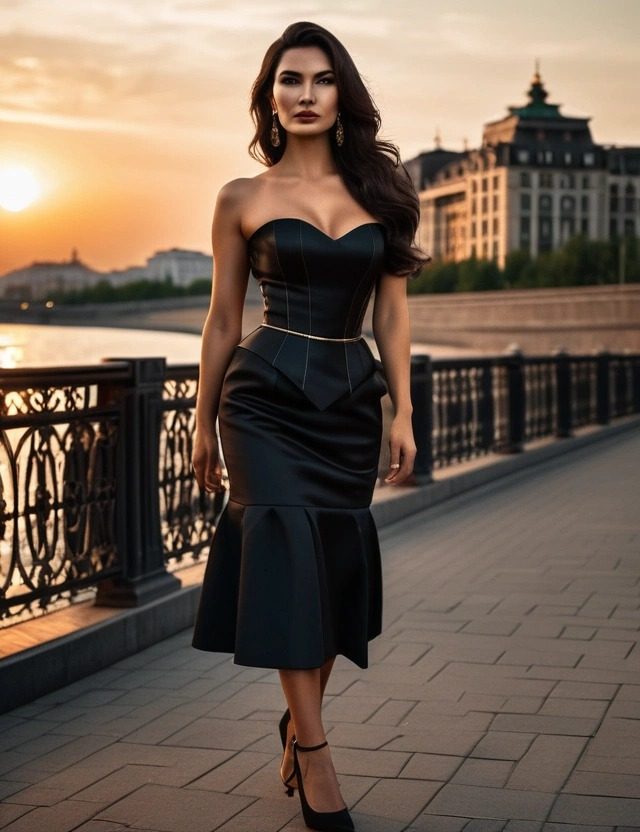
#> input picture amina-safina/assets/images/fashion/f-01.jpg, 640 x 832 px
$ python face_fix.py ../assets/images/fashion/f-01.jpg
#> lines starting #> are read from the running program, lines starting #| are printed output that depends on the picture
#!/usr/bin/env python3
"""Доводка лица на кадрах в полный рост (аналог ADetailer) через AI Horde.
Находит лицо (OpenCV), вырезает квадрат вокруг головы, перерисовывает его img2img тем же
«портретным» промптом, что и вся серия, и вклеивает обратно с мягкой маской.
python3 automation/face_fix.py in.jpg [out.jpg] [--den 0.5]
Требует: pip install "opencv-python-headless<5" (только для этого шага).
"""
import base64, io, json, os, sys, time, urllib.request
from PIL import Image, ImageDraw, ImageFilter

H = {"apikey": os.environ.get("HORDE_KEY", "0000000000"), "Content-Type": "application/json",
     "Client-Agent": "amina-safina:1:anon", "User-Agent": "amina-safina/1.0"}
FACE = ("close-up beauty portrait photo of a 26-year-old Tatar woman, long dark brown hair, warm brown eyes, "
        "thick dark eyebrows, full lips, natural attractive features, realistic skin texture, soft natural light, "
        "sharp focus, magazine quality ### deformed, blurry, old, wrinkles, text, watermark, child, teen")


def _req(url, data=None):
    r = urllib.request.Request(url, json.dumps(data).encode() if data else None, H)
    return json.load(urllib.request.urlopen(r, timeout=90))


YUNET = os.path.join(os.path.dirname(os.path.abspath(__file__)), "models", "face_detection_yunet_2023mar.onnx")


def find_face(img):
    """(x, y, w, h) самого уверенного лица или None. YuNet (точный), запасной вариант — каскад Хаара."""
    import cv2, numpy as np
    bgr = cv2.cvtColor(np.array(img), cv2.COLOR_RGB2BGR)
    if os.path.exists(YUNET) and hasattr(cv2, "FaceDetectorYN"):
        det = cv2.FaceDetectorYN.create(YUNET, "", (img.width, img.height), 0.6, 0.3, 50)
        _, faces = det.detect(bgr)
        if faces is not None and len(faces):
            f = max(faces, key=lambda r: r[14] * (r[2] * r[3]) ** 0.5)   # уверенность × размер
            x, y, w, h = [int(v) for v in f[:4]]
            return max(x, 0), max(y, 0), w, h
        return None
    g = cv2.cvtColor(bgr, cv2.COLOR_BGR2GRAY)
    c = cv2.CascadeClassifier(cv2.data.haarcascades + "haarcascade_frontalface_default.xml")
    found = [f for f in c.detectMultiScale(g, scaleFactor=1.08, minNeighbors=8, minSize=(24, 24)) if f[1] + f[3] / 2 < img.height * 0.5]
    return tuple(int(v) for v in max(found, key=lambda f: f[2] * f[3])) if found else None


def head_box(img, face, k=2.3):
    x, y, w, h = face
    side = int(min(max(w, h) * k, img.width, img.height))
    cx, cy = x + w // 2, y + h // 2
    l = min(max(cx - side // 2, 0), img.width - side)
    t = min(max(cy - side // 2, 0), img.height - side)
    return l, t, side


def redraw(crop, den):
    buf = io.BytesIO(); crop.resize((640, 640), Image.LANCZOS).save(buf, "PNG")
    body = {"prompt": FACE, "models": ["Juggernaut XL"], "nsfw": False, "censor_nsfw": True, "r2": True,
            "source_image": base64.b64encode(buf.getvalue()).decode(), "source_processing": "img2img",
            "params": {"width": 640, "height": 640, "steps": 25, "cfg_scale": 6, "sampler_name": "k_euler_a",
                       "denoising_strength": den, "n": 1}}
    i = _req("https://aihorde.net/api/v2/generate/async", body)["id"]
    for _ in range(120):
        time.sleep(12)
        if _req(f"https://aihorde.net/api/v2/generate/check/{i}").get("done"):
            break
    g = _req(f"https://aihorde.net/api/v2/generate/status/{i}")["generations"][0]
    if g.get("censored"):
        raise RuntimeError("censored")
    data = urllib.request.urlopen(urllib.request.Request(g["img"], headers={"User-Agent": H["User-Agent"]}), timeout=90).read()
    return Image.open(io.BytesIO(data)).convert("RGB")


def fix(path, out=None, den=0.5):
#> called with path = '../assets/images/fashion/f-01.jpg', den = 0.5
    img = Image.open(path).convert("RGB")
#> img is the input picture: PIL image 640x832 RGB; mean R, G, B 114.4, 97, 82.8
    face = find_face(img)
#> in find_face, `g = cv2.cvtColor(bgr, cv2.COLOR_BGR2GRAY)`:
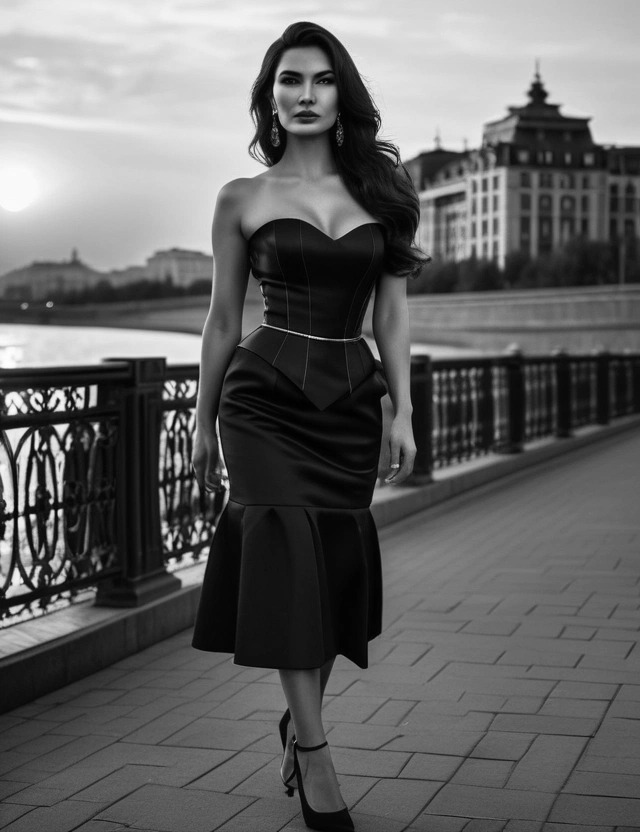
#> g: shape (832, 640); min 0, max 255, mean 100.6
#> in find_face, `found = [f for f in c.detectMultiScale(g, scaleFactor=1.08, minNeighbo..`: found = [[263, 47, 87, 87]]
#> face = (263, 47, 87, 87)
    if not face:
        return "noface"
    if face[2] > img.width * 0.42:      # крупный портрет — лицо уже детальное
        return "skip-large"
    l, t, side = head_box(img, face)
#> in head_box, `x, y, w, h = face`: x = 263; y = 47; w = 87
#> in head_box, `side = int(min(max(w, h) * k, img.width, img.height))`: side = 200
#> in head_box, `cx, cy = x + w // 2, y + h // 2`: cx = 306; cy = 90
#> in head_box, `l = min(max(cx - side // 2, 0), img.width - side)`: l = 206
#> in head_box, `t = min(max(cy - side // 2, 0), img.height - side)`: t = 0
#> l = 206; t = 0; side = 200
    new = redraw(img.crop((l, t, l + side, t + side)), den).resize((side, side), Image.LANCZOS)
#> in redraw, `crop.resize((640, 640), Image.LANCZOS).save(buf, 'PNG')`:
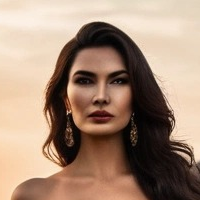
#> crop: PIL image 200x200 RGB; mean R, G, B 164.3, 137.8, 118.8
    mask = Image.new("L", (side, side), 0)
    m = int(side * 0.14)
    ImageDraw.Draw(mask).ellipse((m, m, side - m, side - m), fill=255)
    mask = mask.filter(ImageFilter.GaussianBlur(side * 0.07))
    img.paste(new, (l, t), mask)
    img.save(out or path, quality=93)
    return "fixed"


if __name__ == "__main__":
    a = [x for x in sys.argv[1:] if not x.startswith("--")]
    den = float(sys.argv[sys.argv.index("--den") + 1]) if "--den" in sys.argv else 0.5
    print(fix(a[0], a[1] if len(a) > 1 else None, den), a[0])
#> (the call stopped at in _req, `return json.load(urllib.request.urlopen(r, timeout=90))`: the network is not available in this run)

$ run again, on amina-safina/assets/images/fashion/f-03.jpg
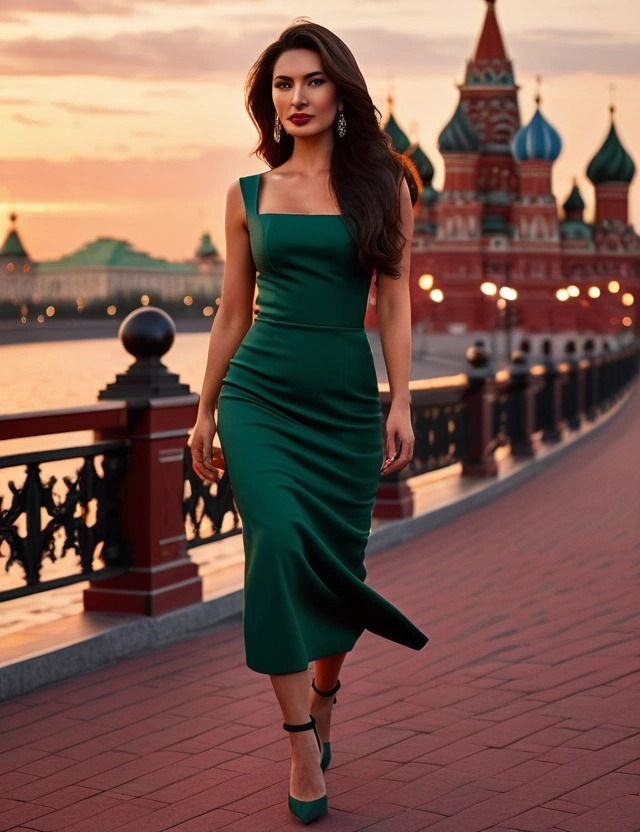
#> input picture amina-safina/assets/images/fashion/f-03.jpg, 640 x 832 px
#> in fix, img is the input picture: PIL image 640x832 RGB; mean R, G, B 123.9, 91.6, 80.9
#> in find_face, `g = cv2.cvtColor(bgr, cv2.COLOR_BGR2GRAY)`:
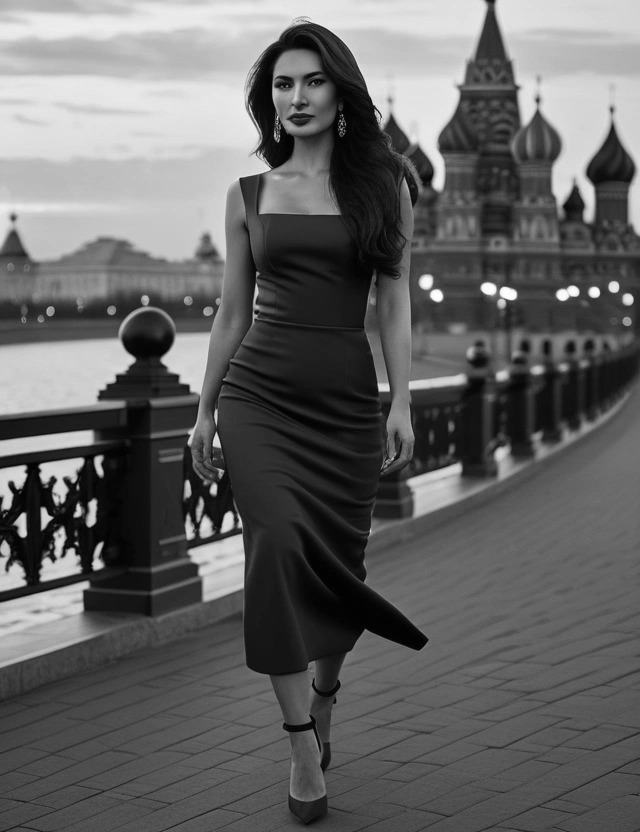
#> g: shape (832, 640); min 0, max 255, mean 100
#> found = [[259, 52, 81, 81]]
#> face = (259, 52, 81, 81)
#> x = 259; y = 52; w = 81
#> in head_box, `side = int(min(max(w, h) * k, img.width, img.height))`: side = 186
#> cx = 299; cy = 92
#> in head_box, `l = min(max(cx - side // 2, 0), img.width - side)`: l = 206
#> in head_box, `t = min(max(cy - side // 2, 0), img.height - side)`: t = 0
#> in fix, `l, t, side = head_box(img, face)`: l = 206; t = 0; side = 186
#> in redraw, `crop.resize((640, 640), Image.LANCZOS).save(buf, 'PNG')`:
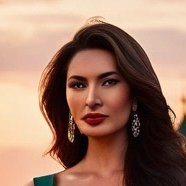
#> crop: PIL image 186x186 RGB; mean R, G, B 159.2, 122.3, 103.6
